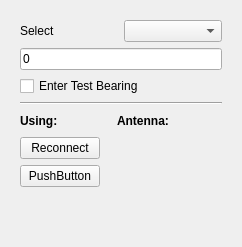
           <widget class="MinosCustomTab" name="selectTab">
            <attribute name="title">
             <string>Select</string>
            </attribute>
            <layout class="QVBoxLayout" name="verticalLayout_22">
             <item>
              <widget class="QFrame" name="selFrame">
               <layout class="QVBoxLayout" name="verticalLayout_19">
                <item>
                 <layout class="QHBoxLayout" name="horizontalLayout_9">
                  <item>
                   <widget class="QLabel" name="label">
                    <property name="text">
                     <string>Select</string>
                    </property>
                   </widget>
                  </item>
                  <item>
                   <widget class="QComboBox" name="selectAntennaBox"/>
                  </item>
                 </layout>
                </item>
                <item>
                 <layout class="QVBoxLayout" name="verticalLayout_18">
                  <item>
                   <widget class="QLineEdit" name="testBearing">
                    <property name="text">
                     <string>0</string>
                    </property>
                   </widget>
                  </item>
                  <item>
                   <widget class="QCheckBox" name="testBearingChkbox">
                    <property name="text">
                     <string>Enter Test Bearing</string>
                    </property>
                   </widget>
                  </item>
                 </layout>
                </item>
                <item>
                 <widget class="Line" name="antennaSelectln">
                  <property name="orientation">
                   <enum>Qt::Horizontal</enum>
                  </property>
                 </widget>
                </item>
                <item>
                 <layout class="QHBoxLayout" name="horizontalLayout_8">
                  <item>
                   <widget class="QLabel" name="usinglbl">
                    <property name="font">
                     <font>
                      <bold>true</bold>
                     </font>
                    </property>
                    <property name="text">
                     <string>Using:</string>
                    </property>
                   </widget>
                  </item>
                  <item>
                   <widget class="QLabel" name="usingLibText">
                    <property name="font">
                     <font>
                      <bold>false</bold>
                     </font>
                    </property>
                    <property name="text">
                     <string/>
                    </property>
                   </widget>
                  </item>
                  <item>
                   <spacer name="horizontalSpacer_3">
                    <property name="orientation">
                     <enum>Qt::Horizontal</enum>
                    </property>
                    <property name="sizeHint" stdset="0">
                     <size>
                      <width>40</width>
                      <height>20</height>
                     </size>
                    </property>
                   </spacer>
                  </item>
                  <item>
                   <widget class="QLabel" name="antNameDispLbl">
                    <property name="font">
                     <font>
                      <bold>true</bold>
                     </font>
                    </property>
                    <property name="text">
                     <string>Antenna:</string>
                    </property>
                   </widget>
                  </item>
                  <item>
                   <widget class="QLabel" name="antNameDisp">
                    <property name="text">
                     <string/>
                    </property>
                   </widget>
                  </item>
                  <item>
                   <spacer name="horizontalSpacer_4">
                    <property name="orientation">
                     <enum>Qt::Horizontal</enum>
                    </property>
                    <property name="sizeHint" stdset="0">
                     <size>
                      <width>40</width>
                      <height>20</height>
                     </size>
                    </property>
                   </spacer>
                  </item>
                 </layout>
                </item>
                <item>
                 <layout class="QHBoxLayout" name="horizontalLayout_3">
                  <item>
                   <widget class="QPushButton" name="reconnectPushButton">
                    <property name="text">
                     <string>Reconnect</string>
                    </property>
                   </widget>
                  </item>
                  <item>
                   <spacer name="horizontalSpacer_13">
                    <property name="orientation">
                     <enum>Qt::Horizontal</enum>
                    </property>
                    <property name="sizeHint" stdset="0">
                     <size>
                      <width>40</width>
                      <height>20</height>
                     </size>
                    </property>
                   </spacer>
                  </item>
                 </layout>
                </item>
                <item>
                 <layout class="QHBoxLayout" name="horizontalLayout_11">
                  <item>
                   <widget class="QPushButton" name="testButton">
                    <property name="text">
                     <string>PushButton</string>
                    </property>
                   </widget>
                  </item>
                  <item>
                   <spacer name="horizontalSpacer_14">
                    <property name="orientation">
                     <enum>Qt::Horizontal</enum>
                    </property>
                    <property name="sizeHint" stdset="0">
                     <size>
                      <width>40</width>
                      <height>20</height>
                     </size>
                    </property>
                   </spacer>
                  </item>
                 </layout>
                </item>
                <item>
                 <spacer name="verticalSpacer_2">
                  <property name="orientation">
                   <enum>Qt::Vertical</enum>
                  </property>
                  <property name="sizeHint" stdset="0">
                   <size>
                    <width>20</width>
                    <height>40</height>
                   </size>
                  </property>
                 </spacer>
                </item>
               </layout>
              </widget>
             </item>
            </layout>
           </widget>
